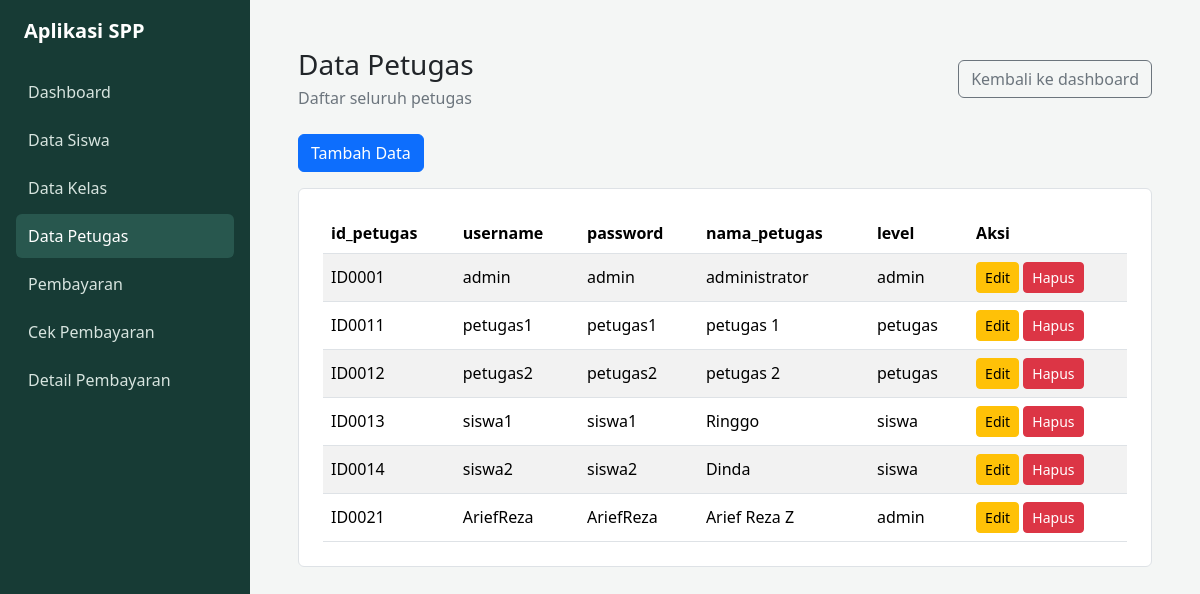
/datapetugas.php, run on the app's committed database.
### tables this page shows
CREATE TABLE `tb_petugas` (
  `id_petugas` varchar(11) NOT NULL,
  `username` varchar(25) NOT NULL,
  `password` varchar(30) NOT NULL,
  `nama_petugas` varchar(35) NOT NULL,
  `level` enum('admin','petugas','siswa') NOT NULL
);

### datapetugas.php (the view, shortened to what this page needs)
<?php
require_once 'koneksi.php';
$result = mysqli_query($conn, 'SELECT * FROM tb_petugas');
$queryError = $result === false;
$columns = $queryError ? [] : mysqli_fetch_fields($result);
?>
<!DOCTYPE html>
<html lang="id">
<head>
	<link rel="stylesheet" href="bootstrap/css/bootstrap.min.css">
</head>
<body>
	<div class="d-md-flex min-vh-100">
		<aside class="sidebar p-3">
			<a href="dashboard_admin.php" class="d-block text-white text-decoration-none fs-5 fw-semibold mb-4 px-2">
				Aplikasi SPP
			</a>
			<nav aria-label="Navigasi utama">
				<ul class="nav nav-pills flex-column gap-1">
					<li class="nav-item"><a class="nav-link" href="dashboard_admin.php">Dashboard</a></li>
					<li class="nav-item"><a class="nav-link" href="datapetugas.php">Data Siswa</a></li>
					<li class="nav-item"><a class="nav-link" href="datakelas.php">Data Kelas</a></li>
					<li class="nav-item"><a class="nav-link active" href="datapetugas.php" aria-current="page">Data Petugas</a></li>
					<li class="nav-item"><a class="nav-link" href="datapembayaran.php">Pembayaran</a></li>
					<li class="nav-item"><a class="nav-link" href="cekpembayaran.php">Cek Pembayaran</a></li>
					<li class="nav-item"><a class="nav-link" href="detaildatapembayaran.php">Detail Pembayaran</a></li>
				</ul>
			</nav>
		</aside>
		<main class="flex-grow-1 p-4 p-lg-5">
			<header class="d-flex flex-wrap justify-content-between align-items-center gap-3 mb-4">
				<div>
					<h1 class="h3 mb-1">Data Petugas</h1>
					<p class="text-secondary mb-0">Daftar seluruh petugas</p>
				</div>
				<a href="dashboard_admin.php" class="btn btn-outline-secondary">Kembali ke dashboard</a>
			</header>
            <div class="mb-3">
				<a href="petugas_tambah.php" class="btn btn-primary">Tambah Data</a>
			</div>
			<section class="bg-white border rounded-2 p-3 p-lg-4" aria-label="Daftar petugas">
				<?php if ($queryError): ?>
					<div class="alert alert-warning mb-0" role="alert">
						Pastikan tabel <code>petugas</code> sudah tersedia di database.
					</div>
				<?php elseif (mysqli_num_rows($result) === 0): ?>
					<p class="text-secondary mb-0">Belum ada data petugas.</p>
				<?php else: ?>
					<div class="table-responsive">
						<table class="table table-striped table-hover align-middle mb-0">
							<thead>
								<tr>
									<?php foreach ($columns as $column): ?>
										<th scope="col"><?= htmlspecialchars($column->name, ENT_QUOTES, 'UTF-8') ?></th>
									<?php endforeach; ?>
									<th scope="col">Aksi</th>
								</tr>
							</thead>
							<tbody>
								<?php while ($student = mysqli_fetch_assoc($result)): ?>
									<tr>
										<?php foreach ($columns as $column): ?>
											<td><?= htmlspecialchars((string) ($student[$column->name] ?? ''), ENT_QUOTES, 'UTF-8') ?></td>
										<?php endforeach; ?>
										<td class="text-nowrap">
											<a href="petugas_ubah.php?id_petugas=<?= urlencode((string) $student['id_petugas']) ?>" class="btn btn-sm btn-warning">Edit</a>
											<form method="post" action="petugas_hapus.php" class="d-inline" onsubmit="return confirm('Hapus data petugas ini?');">
												<button type="submit" class="btn btn-sm btn-danger">Hapus</button>
											</form>
										</td>
									</tr>
								<?php endwhile; ?>
							</tbody>
						</table>
					</div>
				<?php endif; ?>
			</section>
		</main>
	</div>
</body>
</html>

### datapetugas.php (style rules this page uses)
body { min-height: 100vh; background: #f4f6f5; }
.sidebar { width: 250px; min-height: 100vh; background: #173b35; }
.sidebar .nav-link { color: #d7e4df; border-radius: 6px; padding: 10px 12px; }
.sidebar .nav-link:hover, .sidebar .nav-link.active { color: #fff; background: #28574e; }

### data on the page
tb_petugas: id_petugas "ID0001", username "admin", password "admin", nama_petugas "administrator", level "admin"
tb_petugas: id_petugas "ID0011", username "petugas1", password "petugas1", nama_petugas "petugas 1", level "petugas"
tb_petugas: id_petugas "ID0012", username "petugas2", password "petugas2", nama_petugas "petugas 2", level "petugas"
tb_petugas: id_petugas "ID0013", username "siswa1", password "siswa1", nama_petugas "Ringgo", level "siswa"
tb_petugas: id_petugas "ID0014", username "siswa2", password "siswa2", nama_petugas "Dinda", level "siswa"
tb_petugas: id_petugas "ID0021", username "AriefReza", password "AriefReza", nama_petugas "Arief Reza Z", level "admin"

### other printed values
$column->name "id_petugas"
$column->name "username"
$column->name "password"
$column->name "nama_petugas"
$column->name "level"
